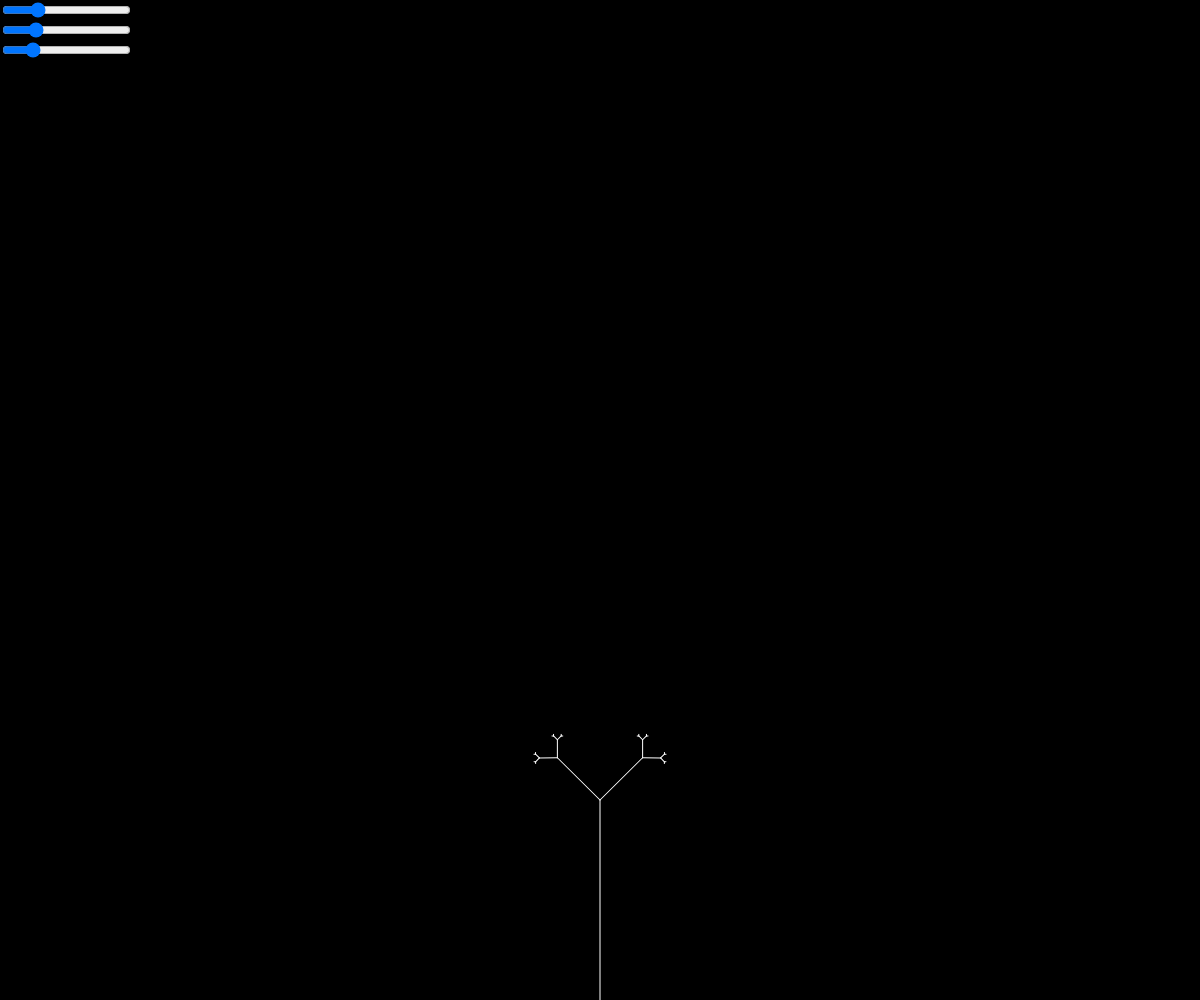
Frame 1 (no input)
Frame 60 (no input): identical to frame 1, image omitted
Frame 120 (the mouse pressed at the canvas centre since frame 60): identical to frame 1, image omitted

The p5.js sketch that drew this single still picture (run headless with seeded random() and noise() and a simulated clock; from frame 60 on, the mouse is pressed at the canvas centre):

// p5.js sketch
// ── sketch.js
let length = 0
let angle = 0
let dec = 0
let angleSlider, decrementSlider

function setup() {
    createCanvas(windowWidth, windowHeight)
    angleSlider = createSlider(0, PI, PI / 4, 0.01).position(0, 0);
    decrementSlider = createSlider(15, 80, 30).position(0, 20);
    lengthSlider = createSlider(100, 600, 200).position(0, 40)
    stroke(255)
    translate(width / 2, height)
}

function draw() {
    background(0)
    angle = angleSlider.value()
    dec = decrementSlider.value()
    length = lengthSlider.value()
    translate(width / 2, height)
    branch(length)
}

function branch(length) {

    line(0, 0, 0, -length)
    translate(0, -length)

    if (length > 4) {
        push()
        rotate(angle)
        branch(length * dec / 100)
        pop()

        push()
        rotate(-angle)
        branch(length * dec / 100)
        pop()
    }
}
